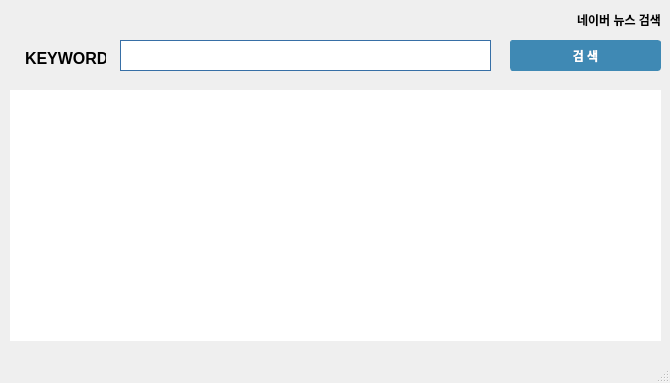
<?xml version="1.0" encoding="UTF-8"?>
<ui version="4.0">
 <class>MainWindow</class>
 <widget class="QMainWindow" name="MainWindow">
  <property name="geometry">
   <rect>
    <x>0</x>
    <y>0</y>
    <width>670</width>
    <height>383</height>
   </rect>
  </property>
  <property name="windowTitle">
   <string>MainWindow</string>
  </property>
  <property name="styleSheet">
   <string notr="true">QLineEdit {
	border:0;
	border-bottom:1px solid #ccc;
	padding:5px;
}

QPushButton {
	background-color:#333;
	border:1px solid #333;
	color:#fff;
	border-radius:5px
}
QTableWidget {
	border:0;
	background-color:#fff;
}

QTableWidget Header {
	background-color;gray;
}

QLineEdit {
    border:1px solid #ccc;
}

QPushButton {
	border:1px solid #3f89b4;
	border-radius:3px;
    background-color: #3F89B4;
    color: #FFFFFF;
	font-weight:bold;
}</string>
  </property>
  <widget class="QWidget" name="centralwidget">
   <widget class="QLabel" name="label">
    <property name="geometry">
     <rect>
      <x>10</x>
      <y>10</y>
      <width>651</width>
      <height>20</height>
     </rect>
    </property>
    <property name="font">
     <font>
      <weight>75</weight>
      <bold>true</bold>
     </font>
    </property>
    <property name="text">
     <string>네이버 뉴스 검색</string>
    </property>
    <property name="alignment">
     <set>Qt::AlignRight|Qt::AlignTrailing|Qt::AlignVCenter</set>
    </property>
   </widget>
   <widget class="QLabel" name="label_2">
    <property name="geometry">
     <rect>
      <x>25</x>
      <y>48</y>
      <width>81</width>
      <height>20</height>
     </rect>
    </property>
    <property name="font">
     <font>
      <pointsize>12</pointsize>
      <weight>75</weight>
      <bold>true</bold>
     </font>
    </property>
    <property name="text">
     <string>KEYWORD</string>
    </property>
   </widget>
   <widget class="QLineEdit" name="input_keyword">
    <property name="geometry">
     <rect>
      <x>120</x>
      <y>40</y>
      <width>371</width>
      <height>31</height>
     </rect>
    </property>
    <property name="styleSheet">
     <string notr="true">border:1px solid rgb(55, 111, 166);</string>
    </property>
   </widget>
   <widget class="QPushButton" name="searchBtn">
    <property name="geometry">
     <rect>
      <x>510</x>
      <y>40</y>
      <width>151</width>
      <height>31</height>
     </rect>
    </property>
    <property name="text">
     <string>검 색</string>
    </property>
   </widget>
   <widget class="QTableWidget" name="result_table">
    <property name="geometry">
     <rect>
      <x>10</x>
      <y>90</y>
      <width>651</width>
      <height>251</height>
     </rect>
    </property>
   </widget>
  </widget>
  <widget class="QMenuBar" name="menubar">
   <property name="geometry">
    <rect>
     <x>0</x>
     <y>0</y>
     <width>670</width>
     <height>21</height>
    </rect>
   </property>
  </widget>
  <widget class="QStatusBar" name="statusbar"/>
 </widget>
 <resources/>
 <connections/>
</ui>
